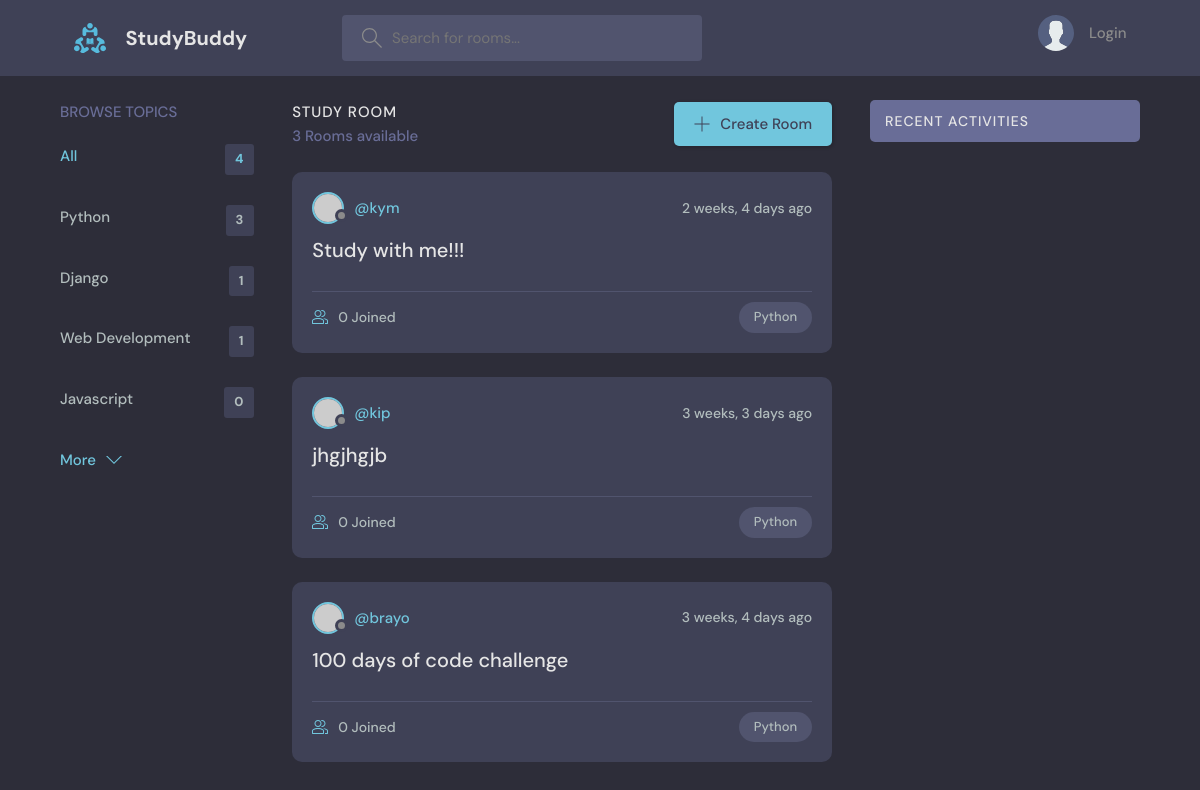
Page /?q=Python on the earlier database version.
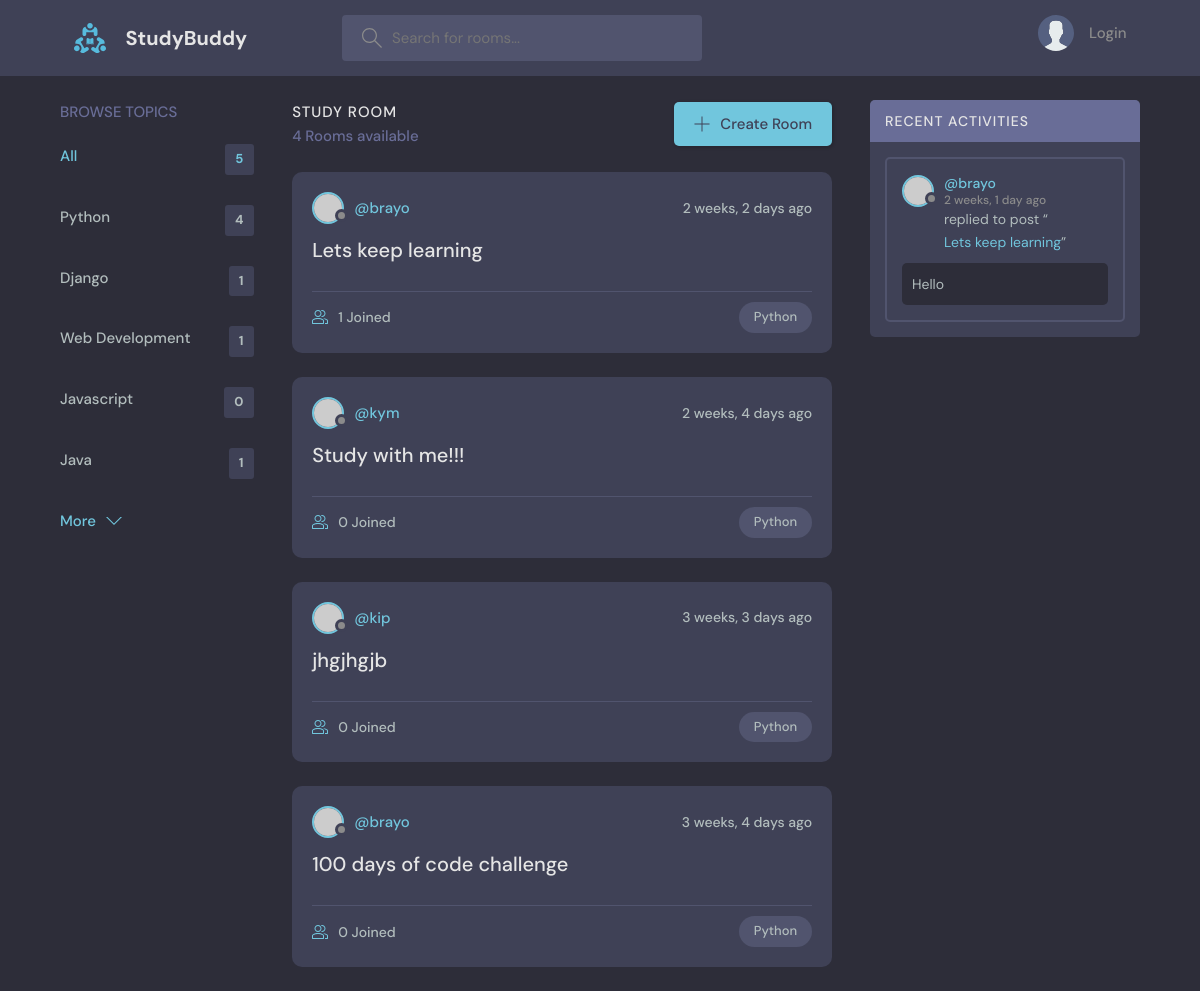
Same page on the later database version.
### base/models.py (models this page shows, shortened)
class Topic(models.Model):
    name=models.CharField(max_length=200)

class Room(models.Model):
    host=models.ForeignKey(User,on_delete=models.SET_NULL,null=True)
    topic=models.ForeignKey(Topic,on_delete=models.SET_NULL,null=True)
    name=models.CharField(max_length=200)
    description=models.TextField(null=True, blank=True)
    participants=models.ManyToManyField(User,related_name='participants',blank=True)
    updated=models.DateTimeField(auto_now=True)
    created=models.DateTimeField(auto_now_add=True)
    class Meta:
        ordering=['-updated','-created']
    def __str__(self):
        return self.name

class Message(models.Model):
    user=models.ForeignKey(User,on_delete=models.CASCADE)
    room=models.ForeignKey(Room,on_delete=models.CASCADE)
    body=models.TextField()
    updated=models.DateTimeField(auto_now=True)
    created=models.DateTimeField(auto_now_add=True)
    class Meta:
       ordering=['-updated','-created']

### base/views.py (the view)
# urls.py: path('',views.home,name="home"),
def home(request):
    q=request.GET.get('q')  if request.GET.get('q') != None else ''
    rooms = Room.objects.filter(
        Q(topic__name__icontains=q)|
        Q(name__icontains=q)|
        Q(description__icontains=q)
        )
    topics=Topic.objects.all()[0:5]
    room_count=rooms.count()
    room_messages=Message.objects.filter(Q(room__topic__name__icontains=q))
    context={'rooms':rooms,'topics':topics,'room_messages':room_messages,'room_count':room_count}
    return render(request,'base/home.html',context)

### base/templates/base/home.html (shortened to what this page needs)
{%extends 'main.html'%}
{% block content %}
    <main class="layout layout--3">
      <div class="container">
        {%include 'base/topics_component.html'%}
        <div class="roomList">
          <div class="roomList__header">
            <div>
              <h2>Study Room</h2>
              <p>{{room_count}} Rooms available</p>
            </div>
            <a class="btn btn--main" href="{% url 'create-room'%}">
              <svg version="1.1" xmlns="http://www.w3.org/2000/svg" width="32" height="32" viewBox="0 0 32 32">
                <title>add</title>
                <path
                  d="M16.943 0.943h-1.885v14.115h-14.115v1.885h14.115v14.115h1.885v-14.115h14.115v-1.885h-14.115v-14.115z"
                ></path>
              </svg>
              Create Room
            </a>
          </div>
          {%include 'base/feed_component.html'%}
        </div>
        {%include 'base/activity_component.html'%}
      </div>
    </main>
    {% endblock %}

### base/templates/base/topics_component.html
<div class="topics">
   <div class="topics__header">
     <h2>Browse Topics</h2>
   </div>
   <ul class="topics__list">
     <li>
       <a href="{% url 'home' %}" class="active">All <span>{{topics.count}}</span></a>
     </li>
     {%for topic in topics%}
     <li>
       <a href="{% url 'home' %}?q={{topic.name}}">{{topic.name}}<span>{{topic.room_set.all.count}}</span></a>
     </li>
     {%endfor%}
   </ul>
   <a class="btn btn--link" href="{% url 'topics'%}">
     More
     <svg version="1.1" xmlns="http://www.w3.org/2000/svg" width="32" height="32" viewBox="0 0 32 32">
       <title>chevron-down</title>
       <path d="M16 21l-13-13h-3l16 16 16-16h-3l-13 13z"></path>
     </svg>
   </a>
 </div>

### base/templates/base/feed_component.html (shortened to what this page needs)
{% for room in rooms%}
<div class="roomListRoom">
   <div class="roomListRoom__header">
     <a href="{% url 'user-profile' room.host.id %}" class="roomListRoom__author">
       <div class="avatar avatar--small">
         <img src="https://randomuser.me/api/portraits/women/11.jpg" />
       </div>
       <span>@{{room.host.username}}</span>
     </a>
     <div class="roomListRoom__actions">
       <span>{{room.created|timesince}} ago</span>
     </div>
   </div>
   <div class="roomListRoom__content">
     <a href="{%url 'room' room.id%}">{{room.name}}</a>
   </div>
   <div class="roomListRoom__meta">
     <a href="{%url 'room' room.id%}" class="roomListRoom__joined">
       {{room.participants.all.count}} Joined
     </a>
     <p class="roomListRoom__topic">{{room.topic.name}}</p>
   </div>
 </div>
 {% endfor %}

### base/templates/base/activity_component.html (shortened to what this page needs)
<div class="activities">
    <div class="activities__header">
      <h2>Recent Activities</h2>
    </div>
{%for message in room_messages%}
    <div class="activities__box">
      <div class="activities__boxHeader roomListRoom__header">
        <a href="{%url 'user-profile' message.user.id%}" class="roomListRoom__author">
          <div class="avatar avatar--small">
            <img src="https://randomuser.me/api/portraits/women/11.jpg" />
          </div>
          <p>
            @{{message.user}}
            <span>{{message.created|timesince}} ago</span>
          </p>
        </a>
      </div>
      <div class="activities__boxContent">
        <p>replied to post “<a href="{%url 'room' message.room.id%}">{{message.room}}</a>”</p>
        <div class="activities__boxRoomContent">
          {{message.body}}
        </div>
      </div>
    </div>
    {%endfor%}
  </div>

Differences in the rows shown:
computed for Topic "Python": room_set.all.count "3" → "4"
added Topic: name "Java", room_set.all.count "1"
added Room: host.username "brayo", created "2 weeks, 2 days", name "Lets keep learning", participants.all.count "1", topic.name "Python"
added Message: user "brayo", created "2 weeks, 1 day", room "Lets keep learning", body "Hello"
Other differences:
{{ topics.count }}: "4" → "5"
{{ room_count }}: "3" → "4"
